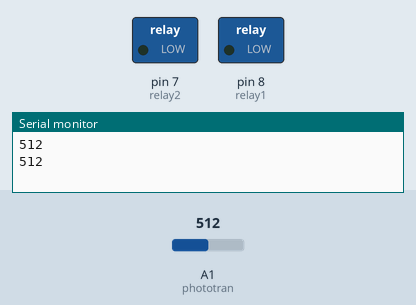
Recording of a sketch running on a simulated Arduino Uno, built with avr-gcc and run on an emulated ATmega328P. Parts: switched loads named in the sketch (green lamp = pin HIGH), the last lines printed to the serial monitor. The test bench sets the inputs (shaded band); at power-on: A1 (phototran) = 512.

Above: at 1.8 s.
1.9 s: A1 (phototran) set to 109
3.4 s: A1 (phototran) set to 88
At 5.2 s:
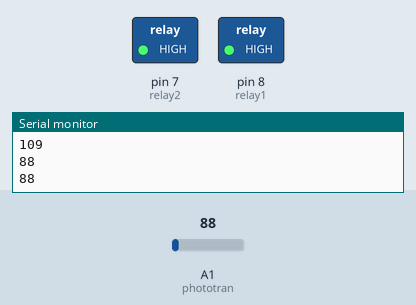
5.5 s: A1 (phototran) set to 110
At 6.8 s:
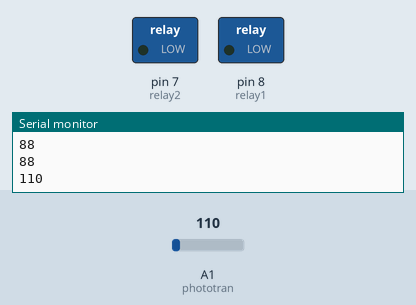
7.5 s: A1 (phototran) set to 90
At 8.3 s:
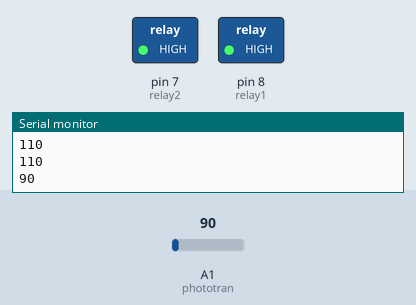
Timing chart, 0 to 10.5 s (numbered marks = the images above; inputs shaded):
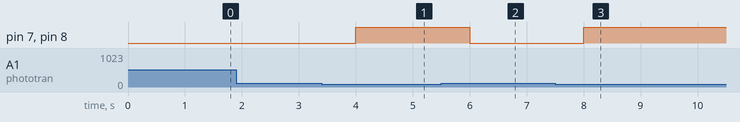

Measured:
- the behaviour switches between 100 and 99 on A1 (phototran) (found by bisection; images 0 and 1)
- after the input at 3.4 s, pin 7 (relay2), pin 8 (relay1): LOW → HIGH after 0.60 s
- after the input at 5.5 s, pin 7 (relay2), pin 8 (relay1): HIGH → LOW after 0.50 s
- after the input at 7.5 s, pin 7 (relay2), pin 8 (relay1): LOW → HIGH after 0.50 s

The sketch:

relay_-_photoresistor.ino
```cpp
int relay1 = 8;
int relay2 = 7;
int phototran = A1;

void setup() {
  pinMode(relay1, OUTPUT);
  pinMode(relay2, OUTPUT);
  Serial.begin(9600);
}

void loop() {
  int sensorValue = analogRead(phototran);
  Serial.println(sensorValue);

//light turns on when light level less than 100
  if (sensorValue < 100) {
    digitalWrite(relay1, HIGH);
    digitalWrite(relay2, HIGH);
  }

  else if (sensorValue > 100){
    digitalWrite(relay1, LOW);
    digitalWrite(relay2, LOW);
  }

  delay(1000);
}
```
